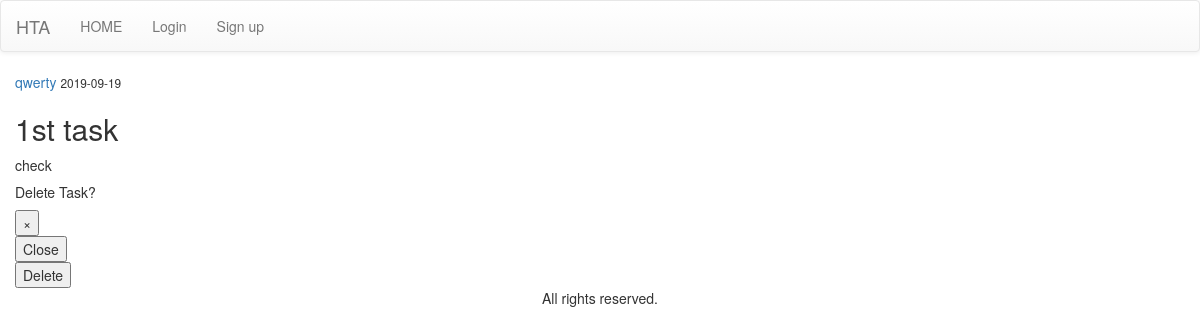
/post/1, run on an earlier commit of the app's database.
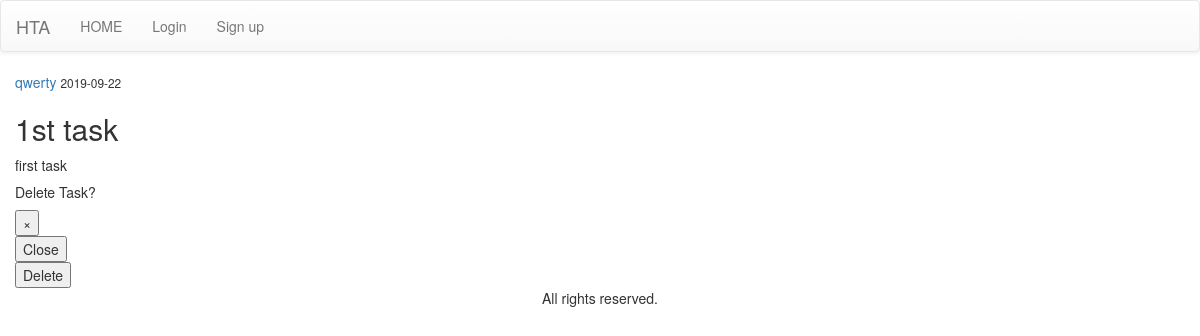
And on a later commit of the database.
### app/models.py (models this page shows)
class User(db.Model, UserMixin):
    __tablename__ = "users"
    id = db.Column(db.Integer, primary_key=True, autoincrement=True)
    username = db.Column(db.String(64), index=True, unique=True)
    email = db.Column(db.String(120), index=True, unique=True)
    password = db.Column(db.String(200))
    tasks = db.relationship('Task', backref='author', lazy=True)

class Task(db.Model):
    __tablename__ = "tasks"
    id = db.Column(db.Integer, primary_key=True, autoincrement=True)
    author_id = db.Column(db.Integer, db.ForeignKey('users.id'))
    executor_id = db.Column(db.String(120))
    timestamp = db.Column(db.DateTime, index=True, default=datetime.utcnow)
    group = db.Column(db.Integer, db.ForeignKey('groups.id'))
    priority_id = db. Column(db.Integer, db.ForeignKey('priority.id'), nullable=False)
    status_id = db.Column(db.Integer, db.ForeignKey('status.id'))
    title = db.Column(db.String(64), nullable=False)
    task_text = db.Column(db.String(140))

### app/routes.py (the view)
@main.route("/post/<int:task_id>")
def task(task_id):
    task = Task.query.get_or_404(task_id)
    return render_template('task.html', title=task.title, task=task)

### app/templates/task.html (shortened to what this page needs)
{% extends "base.html" %}
{% block content %}
<article>
    <div>
      <div>
        <a href="#">{{ task.author.username }}</a>
        <small>{{ task.timestamp.strftime('%Y-%m-%d') }}</small>
      </div>
      <h2>{{ task.title }}</h2>
      <p>{{ task.task_text }}</p>
    </div>
</article>
<div id="deleteModal" tabindex="-1" role="dialog" aria-labelledby="deleteModalLabel" aria-hidden="true">
  <div role="document">
    <div>
      <div>
        <h5>Delete Task?</h5>
        <button type="button" data-dismiss="modal" aria-label="Close">
          <span aria-hidden="true">&times;</span>
        </button>
      </div>
      <div>
        <button type="button" data-dismiss="modal">Close</button>
        <form action="{{ url_for('main.delete_task', task_id=task.id) }}" method="POST">
          <input type="submit" value="Delete">
        </form>
      </div>
    </div>
  </div>
</div>
{% endblock %}

### app/templates/base.html (shortened to what this page needs)
<!DOCTYPE html>
<html>
  <head>
      <link rel="stylesheet" href="https://stackpath.bootstrapcdn.com/bootstrap/3.4.1/css/bootstrap.min.css">
      <link rel="stylesheet" href="https://stackpath.bootstrapcdn.com/bootstrap/3.4.1/css/bootstrap-theme.min.css">
  </head>
  <body>
    <nav class="navbar navbar-default">
        <div class="container-fluid">
            <div class="navbar-header">
                <a href="#" class="navbar-brand">HTA</a>
            </div>
            <div>
                <ul class="nav navbar-nav">
                    <li><a href="{{ url_for('main.index') }}"> HOME </a></li>
                    {% if not current_user.is_authenticated %}
                    <li><a href="{{ url_for('auth.login') }}">Login</a></li>
                    <li><a href="{{ url_for('auth.signup') }}">Sign up</a></li>
                    {% endif %}
                </ul>
            </div>
        </div>
    </nav>
    <section>
        <div class="container-fluid">
            {% block content %}{% endblock %}
        </div>
    </section>
    <div class="conteiner-fluid text-center">
        <p>All rights reserved.</p>
    </div>
  </body>
</html>

What changed in the data, as far as the page shows it:
changed Task "1st task": timestamp "2019-09-19" → "2019-09-22"; task_text "check" → "first task"
